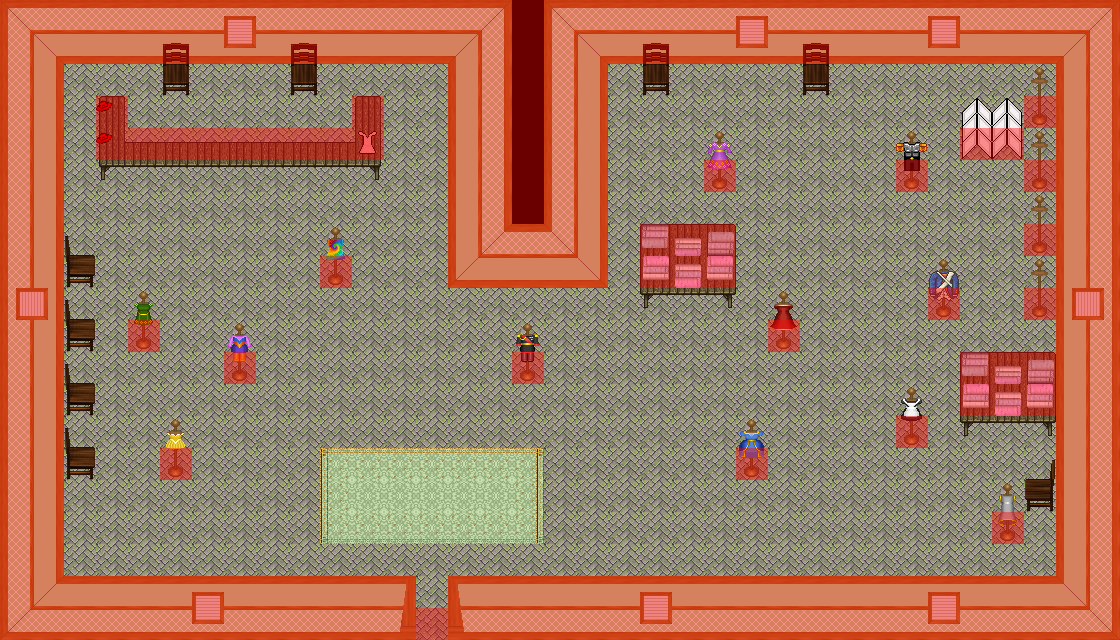

This is a level from a 2D game, rendered from its Tiled map with the project's own tilesets. A one-line summary and the map file follow, with tile-layer data summarised:
An orthogonal 35x20 tile map with 32x32 px tiles, 8 tile layers (0_floor, 1_terrain, 2_object, 3_roof, ...), 17 tilesets.

<map version="1.0" orientation="orthogonal" renderorder="right-down" width="35" height="20" tilewidth="32" tileheight="32" nextobjectid="1">
 <tileset firstgid="1" name="wallpapers" tilewidth="32" tileheight="32">
  <image source="../../tileset/building/wall/wallpapers.png" width="160" height="160" />
 </tileset>
 <tileset firstgid="26" name="wood_trim" tilewidth="32" tileheight="32">
  <image source="../../tileset/building/wall/wood_trim.png" width="320" height="160" />
 </tileset>
 <tileset firstgid="76" name="tiles" tilewidth="32" tileheight="32">
  <image source="../../tileset/ground/indoor/tiles.png" width="64" height="128" />
 </tileset>
 <tileset firstgid="84" name="floors_3" tilewidth="32" tileheight="32">
  <image source="../../tileset/ground/indoor/floors_3.png" width="192" height="64" />
 </tileset>
 <tileset firstgid="96" name="floors_4" tilewidth="32" tileheight="32">
  <image source="../../tileset/ground/indoor/floors_4.png" width="64" height="32" />
 </tileset>
 <tileset firstgid="98" name="floor_tiles" tilewidth="32" tileheight="32">
  <image source="../../tileset/ground/indoor/floor_tiles.png" width="96" height="96" />
 </tileset>
 <tileset firstgid="107" name="int_windows_wood_centered" tilewidth="32" tileheight="32">
  <image source="../../tileset/building/window/int_windows_wood_centered.png" width="320" height="96" />
 </tileset>
 <tileset firstgid="137" name="towels" tilewidth="32" tileheight="32">
  <image source="../../tileset/item/textile/towels.png" width="192" height="128" />
 </tileset>
 <tileset firstgid="161" name="boxes" tilewidth="32" tileheight="32">
  <image source="../../tileset/item/boxes.png" width="64" height="64" />
 </tileset>
 <tileset firstgid="165" name="mannequins" tilewidth="32" tileheight="32">
  <image source="../../tileset/furniture/other/mannequins.png" width="224" height="128" />
 </tileset>
 <tileset firstgid="193" name="oriental_screen" tilewidth="32" tileheight="32">
  <image source="../../tileset/furniture/other/oriental_screen.png" width="64" height="64" />
 </tileset>
 <tileset firstgid="197" name="vendors_table" tilewidth="32" tileheight="32">
  <image source="../../tileset/furniture/table/vendors_table.png" width="224" height="160" />
 </tileset>
 <tileset firstgid="232" name="wooden_rustic" tilewidth="32" tileheight="32">
  <image source="../../tileset/furniture/chair/wooden_rustic.png" width="128" height="64" />
 </tileset>
 <tileset firstgid="240" name="rug_border" tilewidth="32" tileheight="32">
  <image source="../../tileset/furniture/carpet/rug_border.png" width="96" height="96" />
 </tileset>
 <tileset firstgid="249" name="dress" tilewidth="32" tileheight="32">
  <image source="../../tileset/item/textile/dress.png" width="32" height="32" />
 </tileset>
 <tileset firstgid="250" name="red_hat" tilewidth="32" tileheight="32">
  <image source="../../tileset/item/textile/red_hat.png" width="32" height="32" />
 </tileset>
 <tileset firstgid="251" name="collision" tilewidth="32" tileheight="32">
  <image source="../../tileset/logic/collision.png" width="32" height="32" />
 </tileset>
 <layer name="0_floor" width="35" height="20">
  <data>[700 cells, 700 non-empty, 5 distinct tile ids]</data>
 </layer>
 <layer name="1_terrain" width="35" height="20">
  <data>[700 cells, 312 non-empty, 60 distinct tile ids]</data>
 </layer>
 <layer name="2_object" width="35" height="20">
  <data>[700 cells, 43 non-empty, 17 distinct tile ids]</data>
 </layer>
 <layer name="3_roof" width="35" height="20">
  <data>[700 cells, 18 non-empty, 15 distinct tile ids]</data>
 </layer>
 <layer name="4_roof_add" width="35" height="20">
  <data>[700 cells, 0 non-empty, 0 distinct tile ids]</data>
 </layer>
 <layer name="objects" width="35" height="20">
  <data>[700 cells, 0 non-empty, 0 distinct tile ids]</data>
 </layer>
 <layer name="collision" width="35" height="20" opacity="0.42">
  <data>[700 cells, 279 non-empty, 1 distinct tile ids]</data>
 </layer>
 <layer name="protection" width="35" height="20">
  <data>[700 cells, 0 non-empty, 0 distinct tile ids]</data>
 </layer>
</map>
